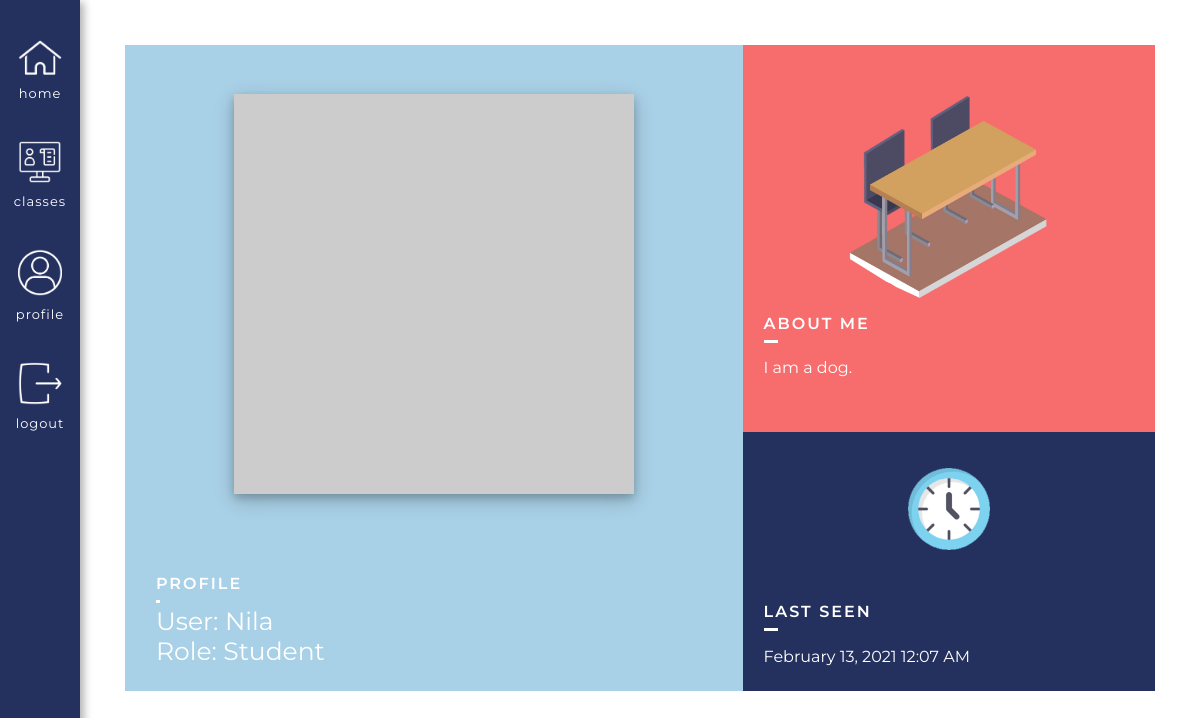
Before: /user/Nila (signed in) with the older database file.
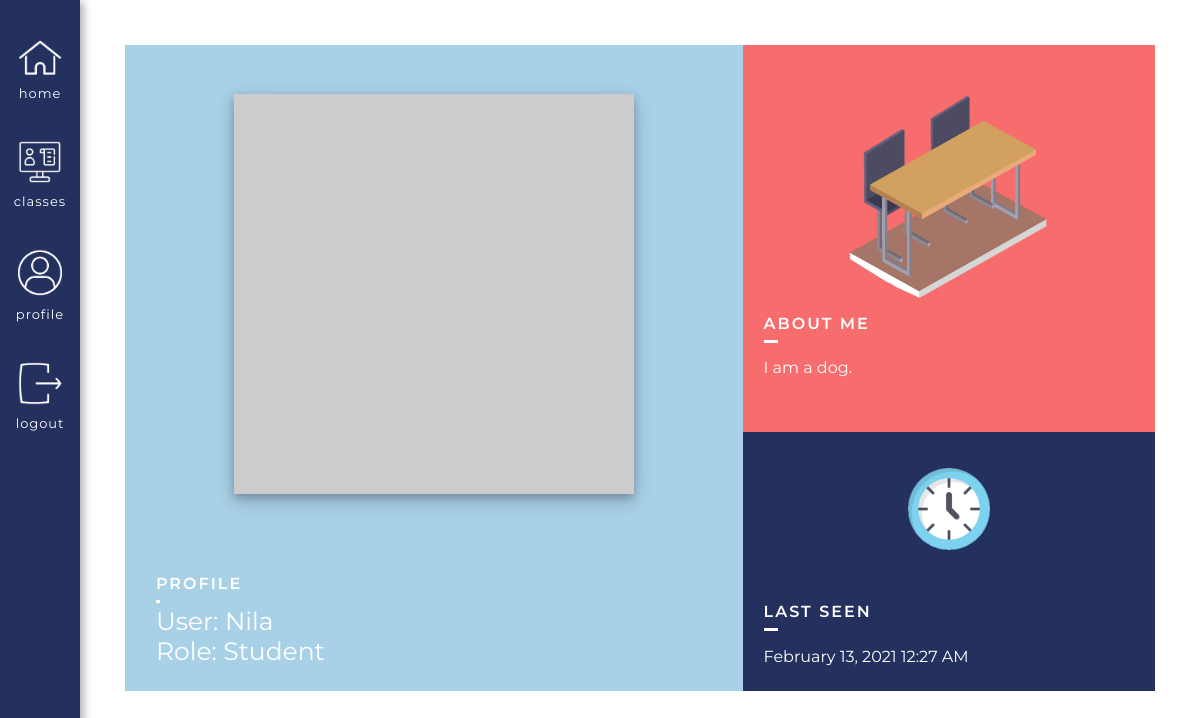
After: the same page with the newer database file.
### app/models.py (models this page shows, shortened)
class User(UserMixin, db.Model):
    id = db.Column(db.Integer, primary_key=True)
    username = db.Column(db.String(64), index=True, unique=True) # adding columns to the database
    email = db.Column(db.String(120), index=True, unique=True)
    password_hash = db.Column(db.String(128))
    role = db.Column(db.Integer, index=False, unique=False) # 0 is Teacher, 1 is Student
    about_me = db.Column(db.String(140))
    last_seen = db.Column(db.DateTime, default=datetime.utcnow)
    posts = db.relationship('Post', backref='author', lazy='dynamic') # First part is calling it from the Post model, secret field is the backref (author)
    reactions = db.relationship('Reactions', backref='reactor', lazy='dynamic') # This will show all the reactions that this user has made
    teaches = db.relationship('Courses', backref='teacher', lazy='dynamic') # This will show all the courses that the user teaches
    signups = db.relationship('Signups', backref='student', lazy='dynamic') # This will show all of the signups of that user
    responses = db.relationship('Responses', backref='student_responder', lazy='dynamic') # This will show all the responses of that user
    prompts = db.relationship('Prompts', backref='teacher_prompter', lazy='dynamic') # This will show all forms of that teacher
    def avatar(self, size):
        digest = md5(self.email.lower().encode('utf-8')).hexdigest()
        return 'https://www.gravatar.com/avatar/{}?d=identicon&s={}'.format(digest, size)

### app/routes.py (the view)
@app.route('/user/<username>') # User profile page
@login_required
def user(username):
    if current_user.id == User.query.filter_by(username=username).first():
        return unauthorized_access()
    user = User.query.filter_by(username=username).first_or_404()
    posts = [
        {'author': user, 'body': 'Test post #1'},
        {'author': user, 'body': 'Test post #2'}
    ]
    return render_template('user.html', user=user, posts=posts, title=username)

### app/models.py (called while the page is built)
@login.user_loader
def load_user(id):
        return User.query.get(int(id))

### app/routes.py (called while the page is built)
@app.before_request # This function will be executed right before the view function
def before_request():
    if current_user.is_authenticated: # Checks whether the current user is logged in
        current_user.last_seen = datetime.utcnow() # Sets the last seen to the date using the UTC time zone
        db.session.commit() # Don't need to do db.session.add() because the user is already in the database (using a current_user)

### app/templates/user.html (shortened to what this page needs)
{% extends "base.html" %}
{% block head %}
    <link rel="stylesheet" href="{{ url_for('static', filename='css/user.css') }}">
{% endblock %}
{% block content %}
<div class = "userBox">
    <div class = "userImage">
        <img src="{{ user.avatar(380) }}">
        <div class = "usernameBox">
            <div class = "usernameInside">
                <div class = "titleHolder">
                    <h2>Profile</h2>
                </div>
                <div class = "userInsideAgain">
                    <h1>User: {{ user.username }}</h1>
                    {% if user.role == 0 %}
                        <h1>Role: Teacher</h1>
                    {% else %}
                        <h1>Role: Student</h1>
                    {% endif %}
                </div>
            </div>
        </div>
    </div>
    <div class = "userInfo">
        <div class = "about">
            <div class = "aboutImage">
                <img src="{{ url_for('static', filename='images/Table.png' )}}">
            </div>
            <div class = "aboutMeText">
                <div class = "titleHolder aboutTitle">
                    <h2>About Me</h2>
                </div>
                <div class = "aboutActual">
                    {% if user.about_me %}
                        <p> {{ user.about_me }}</p>
                    {% endif %}
                </div>
            </div>
        </div>
        <div class = "lastSeenHolder">
            <div class = "aboutImage timeImage">
                <img src="{{ url_for('static', filename='images/Time.png' )}}">
            </div>
            <div class = "lastSeen">
                {% if user.last_seen %}
                    <div class = "titleHolder aboutTitle">
                        <h2>Last seen</h2>
                    </div>
                    <div class = "aboutActual">
                        <p>{{ moment(user.last_seen).format('LLL') }}</p>
                    </div>
                {% endif %}
            </div>
        </div>
    </div>
</div>
{% endblock %}

Changed rows visible on the page:
changed User "Nila": last_seen "February 13, 2021 12:07 AM" → "February 13, 2021 12:27 AM"
